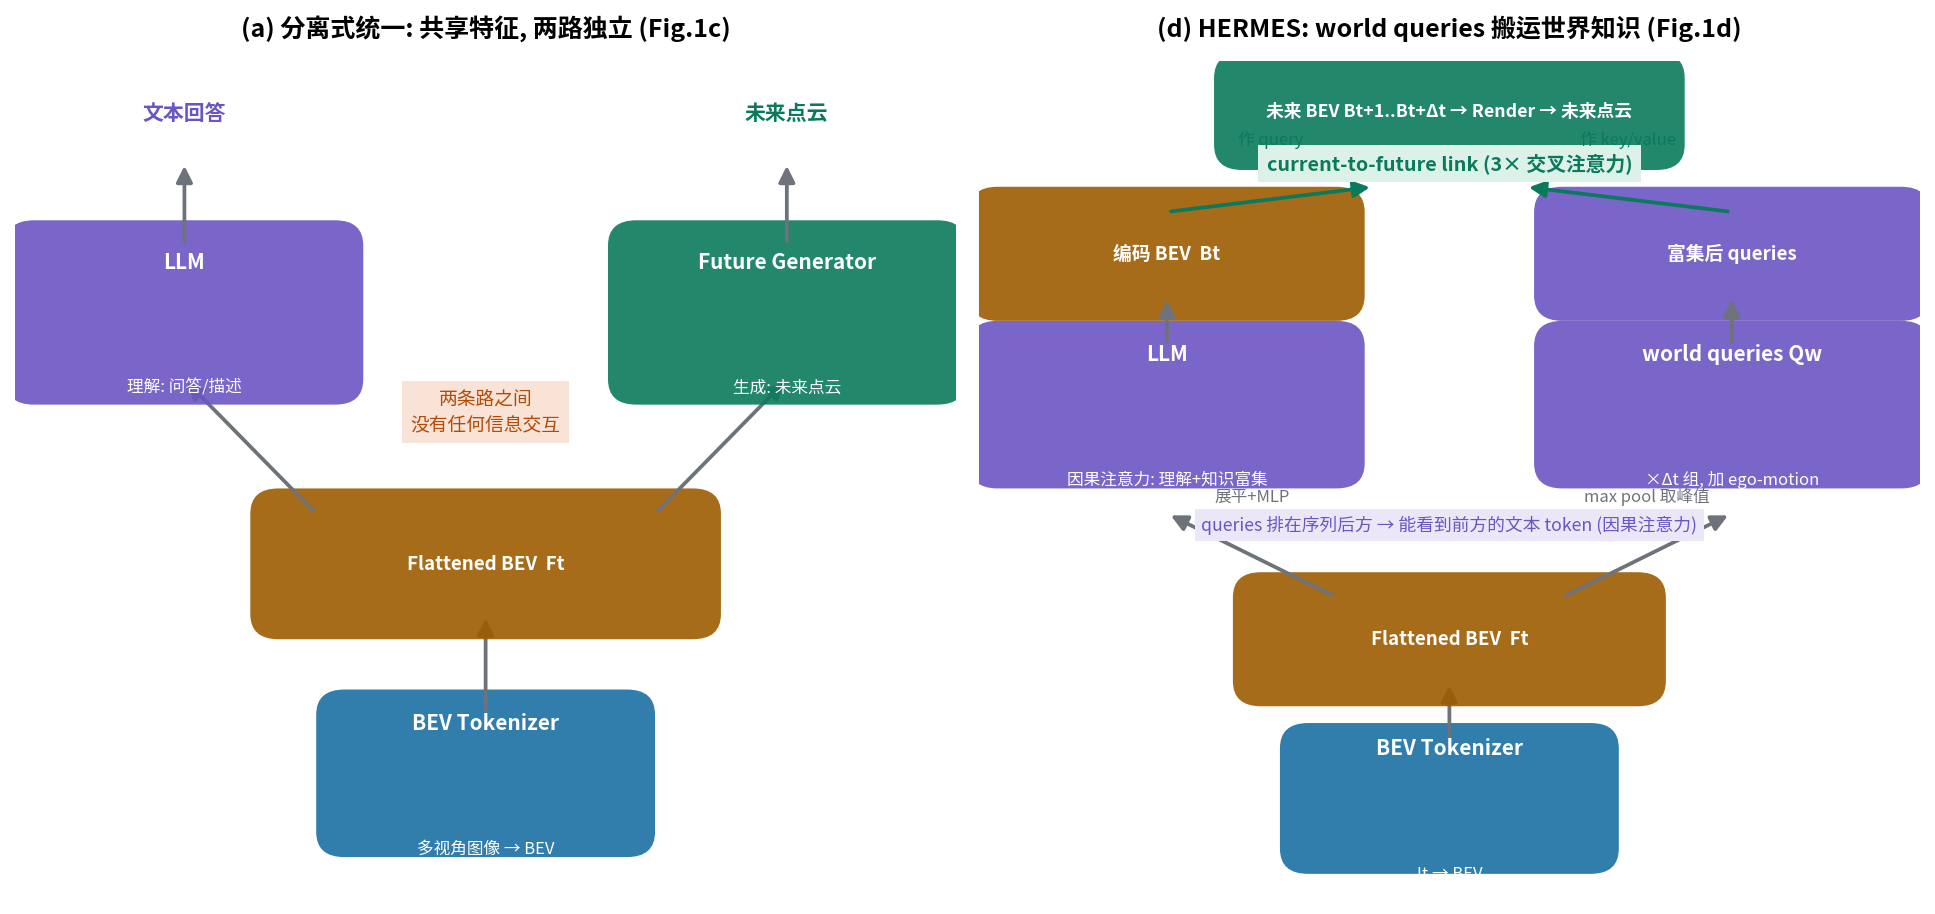

Write the Python code that produced this figure.
# -*- coding: utf-8 -*-
"""HERMES Fig 1: 分离式统一 vs HERMES 的信息流向对比.
左: 分离式统一 (Fig.1c) —— 共享 BEV, 理解与生成两条独立路, 无交互.
右: HERMES (Fig.1d) —— world queries 经 LLM 因果注意力拿到世界知识,
    再经 current-to-future link 把知识注入编码 BEV, 生成未来 BEV.
"""
import matplotlib
matplotlib.use("Agg")
import matplotlib.pyplot as plt
from matplotlib.patches import FancyBboxPatch, FancyArrowPatch

plt.rcParams["font.family"] = "Noto Sans CJK JP"
plt.rcParams["axes.unicode_minus"] = False

BLUE, GREEN, ORANGE, PURPLE, GRAY = "#1a6fa3", "#0b7a5c", "#9e5c00", "#6a55c2", "#6e737b"

fig, axes = plt.subplots(1, 2, figsize=(13, 6.2))
fig.patch.set_facecolor("white")

def box(ax, xy, w, h, text, fc, ec=None, fs=10, sub=None):
    b = FancyBboxPatch(xy, w, h, boxstyle="round,pad=0.03", fc=fc, ec=ec or "none",
                       alpha=0.9, linewidth=1.5)
    ax.add_patch(b)
    ax.text(xy[0] + w / 2, xy[1] + h / 2 + (0.06 if sub else 0), text,
            ha="center", va="center", fontsize=fs, color="white" if ec is None else "#141413",
            weight="bold")
    if sub:
        ax.text(xy[0] + w / 2, xy[1] + h / 2 - 0.09, sub,
                ha="center", va="center", fontsize=8, color="white")
    return b

def arrow(ax, p1, p2, color=GRAY, ls="-", label=None):
    a = FancyArrowPatch(p1, p2, arrowstyle="-|>", mutation_scale=16,
                        color=color, linewidth=1.8, linestyle=ls)
    ax.add_patch(a)
    if label:
        ax.text((p1[0] + p2[0]) / 2, (p1[1] + p2[1]) / 2 + 0.06, label,
                ha="center", va="bottom", fontsize=8, color=color)

for ax in axes:
    ax.set_xlim(0, 1)
    ax.set_ylim(0, 1)
    ax.axis("off")

# ---------- 左: 分离式统一 ----------
ax = axes[0]
ax.set_title("(a) 分离式统一: 共享特征, 两路独立 (Fig.1c)", fontsize=12, weight="bold", pad=12)
box(ax, (0.35, 0.08), 0.3, 0.14, "BEV Tokenizer", BLUE, sub="多视角图像 → BEV")
arrow(ax, (0.5, 0.22), (0.5, 0.34))
box(ax, (0.28, 0.34), 0.44, 0.12, "Flattened BEV  Ft", ORANGE, fs=9)
arrow(ax, (0.32, 0.46), (0.18, 0.62))
arrow(ax, (0.68, 0.46), (0.82, 0.62))
box(ax, (0.02, 0.62), 0.32, 0.16, "LLM", PURPLE, sub="理解: 问答/描述")
box(ax, (0.66, 0.62), 0.32, 0.16, "Future Generator", GREEN, sub="生成: 未来点云")
arrow(ax, (0.18, 0.78), (0.18, 0.88))
arrow(ax, (0.82, 0.78), (0.82, 0.88))
ax.text(0.18, 0.93, "文本回答", ha="center", fontsize=10, color=PURPLE, weight="bold")
ax.text(0.82, 0.93, "未来点云", ha="center", fontsize=10, color=GREEN, weight="bold")
ax.text(0.5, 0.56, "两条路之间\n没有任何信息交互", ha="center", fontsize=9, color="#b34a06",
        style="italic", bbox=dict(fc="#f9e3d6", ec="none", pad=4))

# ---------- 右: HERMES ----------
ax = axes[1]
ax.set_title("(d) HERMES: world queries 搬运世界知识 (Fig.1d)", fontsize=12, weight="bold", pad=12)
box(ax, (0.35, 0.06), 0.3, 0.12, "BEV Tokenizer", BLUE, sub="It → BEV")
arrow(ax, (0.5, 0.18), (0.5, 0.26))
box(ax, (0.3, 0.26), 0.4, 0.1, "Flattened BEV  Ft", ORANGE, fs=9)
# max pool 分叉
arrow(ax, (0.38, 0.36), (0.2, 0.46), label="展平+MLP")
arrow(ax, (0.62, 0.36), (0.8, 0.46), label="max pool 取峰值")
box(ax, (0.02, 0.52), 0.36, 0.14, "LLM", PURPLE, sub="因果注意力: 理解+知识富集")
box(ax, (0.62, 0.52), 0.36, 0.14, "world queries Qw", "#6a55c2", sub="×Δt 组, 加 ego-motion")
# LLM 内部: BEV 在前, queries 在后才能看到文本知识
ax.text(0.5, 0.44, "queries 排在序列后方 → 能看到前方的文本 token (因果注意力)", ha="center",
        fontsize=8.5, color="#6a55c2", style="italic",
        bbox=dict(fc="#ebe7f8", ec="none", pad=3))
# LLM 输出
box(ax, (0.02, 0.72), 0.36, 0.1, "编码 BEV  Bt", ORANGE, fs=9)
box(ax, (0.62, 0.72), 0.36, 0.1, "富集后 queries", "#6a55c2", fs=9)
arrow(ax, (0.2, 0.66), (0.2, 0.72))
arrow(ax, (0.8, 0.66), (0.8, 0.72))
# current-to-future link
ax.text(0.5, 0.87, "current-to-future link (3× 交叉注意力)", ha="center", fontsize=9.5,
        color=GREEN, weight="bold", bbox=dict(fc="#dcf2e8", ec="none", pad=4))
arrow(ax, (0.2, 0.82), (0.42, 0.85), color=GREEN, label="作 query")
arrow(ax, (0.8, 0.82), (0.58, 0.85), color=GREEN, label="作 key/value")
box(ax, (0.28, 0.9), 0.44, 0.08, "未来 BEV Bt+1..Bt+Δt → Render → 未来点云", GREEN, fs=8.5)

fig.tight_layout()
out = "/home/hatch/workspace/your_files/paper-xray-100/papers/048-WM-hermes/fig-unification.png"
fig.savefig(out, dpi=150, bbox_inches="tight")
print("saved", out)
